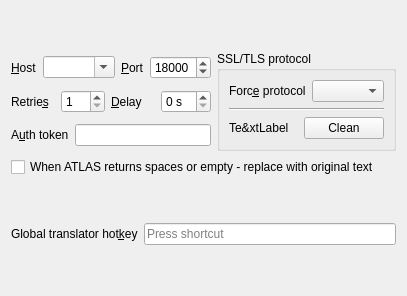
           <widget class="QWidget" name="tab_9">
            <attribute name="title">
             <string>ATLAS</string>
            </attribute>
            <layout class="QVBoxLayout" name="verticalLayout_24">
             <item>
              <spacer name="verticalSpacer">
               <property name="orientation">
                <enum>Qt::Vertical</enum>
               </property>
               <property name="sizeHint" stdset="0">
                <size>
                 <width>20</width>
                 <height>40</height>
                </size>
               </property>
              </spacer>
             </item>
             <item>
              <layout class="QHBoxLayout" name="horizontalLayout_31">
               <item>
                <layout class="QVBoxLayout" name="verticalLayout_23">
                 <item>
                  <layout class="QHBoxLayout" name="horizontalLayout_28">
                   <item>
                    <widget class="QLabel" name="label_10">
                     <property name="text">
                      <string>&amp;Host</string>
                     </property>
                     <property name="buddy">
                      <cstring>atlHost</cstring>
                     </property>
                    </widget>
                   </item>
                   <item>
                    <widget class="QComboBox" name="atlHost">
                     <property name="sizePolicy">
                      <sizepolicy hsizetype="Expanding" vsizetype="Fixed">
                       <horstretch>0</horstretch>
                       <verstretch>0</verstretch>
                      </sizepolicy>
                     </property>
                     <property name="editable">
                      <bool>true</bool>
                     </property>
                    </widget>
                   </item>
                   <item>
                    <widget class="QLabel" name="label_11">
                     <property name="text">
                      <string>&amp;Port</string>
                     </property>
                     <property name="buddy">
                      <cstring>atlPort</cstring>
                     </property>
                    </widget>
                   </item>
                   <item>
                    <widget class="QSpinBox" name="atlPort">
                     <property name="maximum">
                      <number>65535</number>
                     </property>
                     <property name="value">
                      <number>18000</number>
                     </property>
                    </widget>
                   </item>
                  </layout>
                 </item>
                 <item>
                  <layout class="QHBoxLayout" name="horizontalLayout_26">
                   <item>
                    <widget class="QLabel" name="label_18">
                     <property name="text">
                      <string>Retrie&amp;s</string>
                     </property>
                     <property name="buddy">
                      <cstring>atlRetryCnt</cstring>
                     </property>
                    </widget>
                   </item>
                   <item>
                    <widget class="QSpinBox" name="atlRetryCnt">
                     <property name="minimum">
                      <number>1</number>
                     </property>
                    </widget>
                   </item>
                   <item>
                    <widget class="QLabel" name="label_19">
                     <property name="text">
                      <string>&amp;Delay</string>
                     </property>
                     <property name="buddy">
                      <cstring>atlRetryTimeout</cstring>
                     </property>
                    </widget>
                   </item>
                   <item>
                    <widget class="QSpinBox" name="atlRetryTimeout">
                     <property name="suffix">
                      <string> s</string>
                     </property>
                    </widget>
                   </item>
                  </layout>
                 </item>
                 <item>
                  <layout class="QHBoxLayout" name="horizontalLayout_27">
                   <item>
                    <widget class="QLabel" name="label_31">
                     <property name="text">
                      <string>A&amp;uth token</string>
                     </property>
                     <property name="buddy">
                      <cstring>atlToken</cstring>
                     </property>
                    </widget>
                   </item>
                   <item>
                    <widget class="QLineEdit" name="atlToken"/>
                   </item>
                  </layout>
                 </item>
                </layout>
               </item>
               <item>
                <widget class="QGroupBox" name="groupBox_9">
                 <property name="title">
                  <string>SSL/TLS protocol</string>
                 </property>
                 <layout class="QVBoxLayout" name="verticalLayout_7">
                  <item>
                   <layout class="QHBoxLayout" name="horizontalLayout_29">
                    <item>
                     <widget class="QLabel" name="label_33">
                      <property name="text">
                       <string>Forc&amp;e protocol</string>
                      </property>
                      <property name="buddy">
                       <cstring>atlSSLProto</cstring>
                      </property>
                     </widget>
                    </item>
                    <item>
                     <widget class="QComboBox" name="atlSSLProto"/>
                    </item>
                   </layout>
                  </item>
                  <item>
                   <widget class="Line" name="line_2">
                    <property name="orientation">
                     <enum>Qt::Horizontal</enum>
                    </property>
                   </widget>
                  </item>
                  <item>
                   <layout class="QHBoxLayout" name="horizontalLayout_30">
                    <item>
                     <widget class="QLabel" name="atlCertsLabel">
                      <property name="text">
                       <string>Te&amp;xtLabel</string>
                      </property>
                      <property name="wordWrap">
                       <bool>true</bool>
                      </property>
                     </widget>
                    </item>
                    <item>
                     <widget class="QPushButton" name="buttonAtlClean">
                      <property name="text">
                       <string>Clean</string>
                      </property>
                     </widget>
                    </item>
                   </layout>
                  </item>
                 </layout>
                </widget>
               </item>
              </layout>
             </item>
             <item>
              <spacer name="verticalSpacer_7">
               <property name="orientation">
                <enum>Qt::Vertical</enum>
               </property>
               <property name="sizeHint" stdset="0">
                <size>
                 <width>20</width>
                 <height>0</height>
                </size>
               </property>
              </spacer>
             </item>
             <item>
              <widget class="QCheckBox" name="checkEmptyRestore">
               <property name="text">
                <string>When ATLAS returns spaces or empty - replace with original text</string>
               </property>
              </widget>
             </item>
             <item>
              <spacer name="verticalSpacer_13">
               <property name="orientation">
                <enum>Qt::Vertical</enum>
               </property>
               <property name="sizeHint" stdset="0">
                <size>
                 <width>20</width>
                 <height>40</height>
                </size>
               </property>
              </spacer>
             </item>
             <item>
              <layout class="QHBoxLayout" name="horizontalLayout_9">
               <item>
                <widget class="QLabel" name="label_17">
                 <property name="text">
                  <string>Global translator hot&amp;key</string>
                 </property>
                 <property name="buddy">
                  <cstring>gctxHotkey</cstring>
                 </property>
                </widget>
               </item>
               <item>
                <widget class="QKeySequenceEdit" name="gctxHotkey"/>
               </item>
              </layout>
             </item>
             <item>
              <spacer name="verticalSpacer_11">
               <property name="orientation">
                <enum>Qt::Vertical</enum>
               </property>
               <property name="sizeHint" stdset="0">
                <size>
                 <width>20</width>
                 <height>40</height>
                </size>
               </property>
              </spacer>
             </item>
            </layout>
           </widget>
